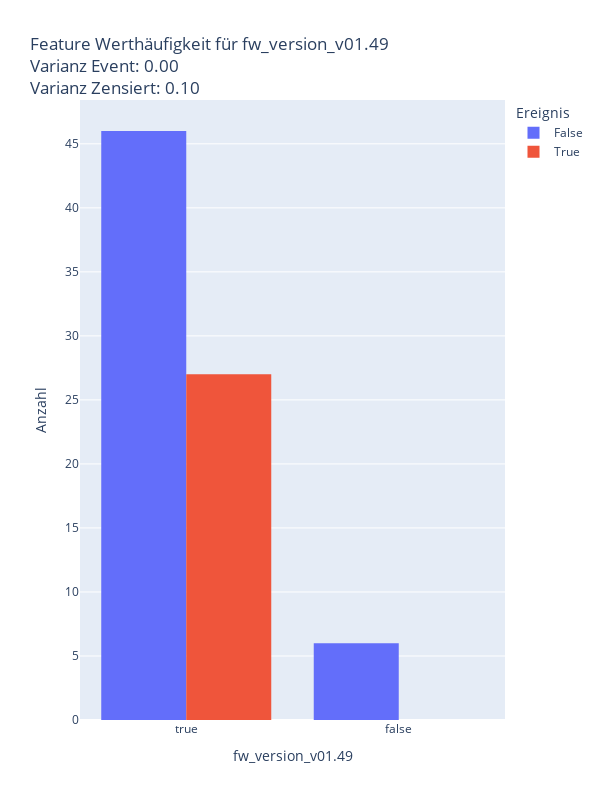
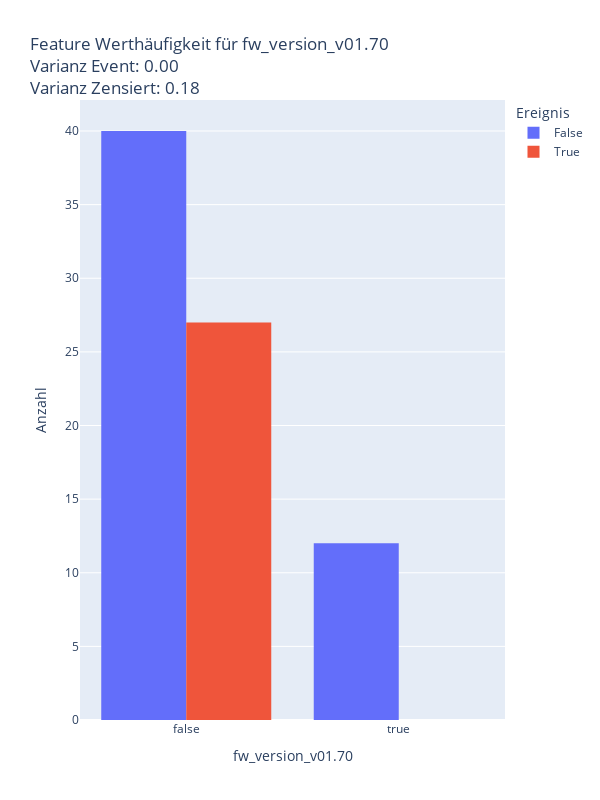
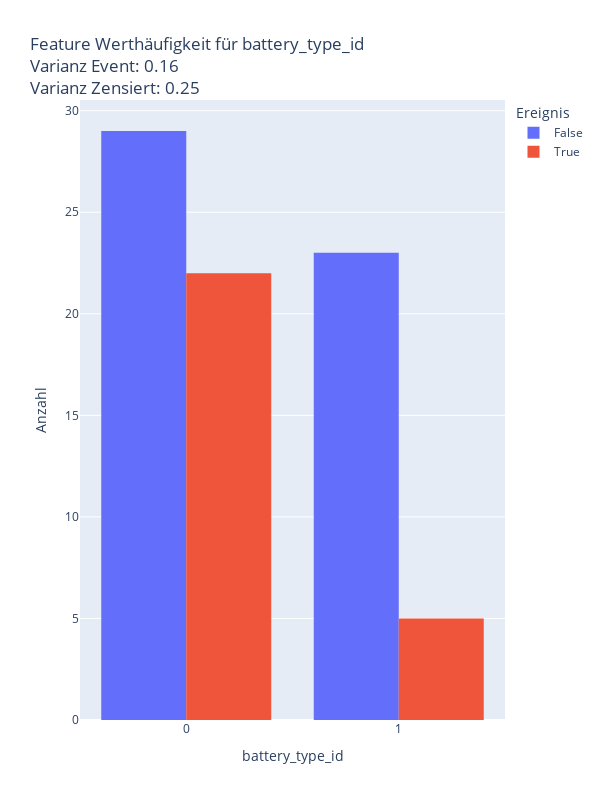
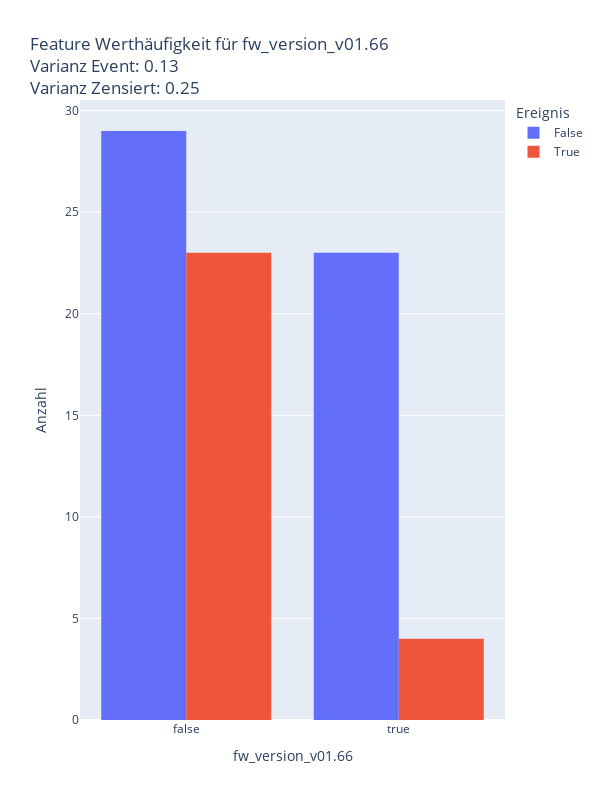

Notebook cell for these charts, in order:
### Code cell
device_uuid_subset = random.sample(list(device_uuids), 40)
surv_df_subset = surv_df[surv_df["device_uuid"].isin(device_uuid_subset)]
event = surv_df_subset["event"].astype(bool)

for feature in features:
    var_events = surv_df_subset.loc[event, feature].var()
    var_cens = surv_df_subset.loc[~event, feature].var()
    print(f"{feature}: {var_events}; {var_cens}")
    if surv_df_subset[feature].nunique() < 5:
        feature_values = surv_df_subset[[feature, "event"]]
        fig = px.histogram(
            feature_values,
            x=feature,
            color="event",
            barmode="group",
            histfunc="count",
            title=f"Feature Werthäufigkeit für {feature}<br>Varianz Event: {var_events:.2f}<br>Varianz Zensiert: {var_cens:.2f}",
            labels={"event": "Ereignis"},
            width=600,
            height=800,
        )
        fig.update_yaxes(title="Anzahl")
        fig.show()
    if var_events <= 0.15 or var_cens <= 0.15:
        print(f"    Feature {feature} will be removed from features.\n")

### Figure 1 — Plotly figure (JSON) as saved in the notebook; plotly's stock layout.template omitted (floating-point values rounded to 4 significant figures)
{"data": [{"alignmentgroup": "True", "bingroup": "x", "histfunc": "count", "hovertemplate": "Ereignis=False<br>fw_version_v01.49=%{x}<br>count=%{y}<extra></extra>", "legendgroup": "False", "marker": {"color": "#636efa", "pattern": {"shape": ""}}, "name": "False", "offsetgroup": "False", "orientation": "v", "showlegend": true, "type": "histogram", "x": [true, true, true, true, true, true, false, true, true, true, true, true, true, true, true, true, true, true, true, true, true, true, true, true, true, true, true, false, false, true, true, true, true, false, true, true, true, true, true, true, true, false, true, true, true, true, false, true, true, true, true, true], "xaxis": "x", "yaxis": "y"}, {"alignmentgroup": "True", "bingroup": "x", "histfunc": "count", "hovertemplate": "Ereignis=True<br>fw_version_v01.49=%{x}<br>count=%{y}<extra></extra>", "legendgroup": "True", "marker": {"color": "#EF553B", "pattern": {"shape": ""}}, "name": "True", "offsetgroup": "True", "orientation": "v", "showlegend": true, "type": "histogram", "x": [true, true, true, true, true, true, true, true, true, true, true, true, true, true, true, true, true, true, true, true, true, true, true, true, true, true, true], "xaxis": "x", "yaxis": "y"}], "layout": {"barmode": "group", "height": 800, "legend": {"title": {"text": "Ereignis"}, "tracegroupgap": 0}, "title": {"text": "Feature Werthäufigkeit für fw_version_v01.49<br>Varianz Event: 0.00<br>Varianz Zensiert: 0.10"}, "width": 600, "xaxis": {"anchor": "y", "domain": [0, 1], "title": {"text": "fw_version_v01.49"}}, "yaxis": {"anchor": "x", "domain": [0, 1], "title": {"text": "Anzahl"}}}}

### Figure 2 — Plotly figure (JSON) as saved in the notebook; plotly's stock layout.template omitted (floating-point values rounded to 4 significant figures)
{"data": [{"alignmentgroup": "True", "bingroup": "x", "histfunc": "count", "hovertemplate": "Ereignis=False<br>fw_version_v01.70=%{x}<br>count=%{y}<extra></extra>", "legendgroup": "False", "marker": {"color": "#636efa", "pattern": {"shape": ""}}, "name": "False", "offsetgroup": "False", "orientation": "v", "showlegend": true, "type": "histogram", "x": [false, false, true, false, false, false, false, false, true, false, false, true, false, false, false, true, false, false, false, false, false, false, false, true, false, false, false, true, true, false, true, false, false, true, false, false, false, false, false, false, false, true, true, false, false, false, true, false, false, false, false, false], "xaxis": "x", "yaxis": "y"}, {"alignmentgroup": "True", "bingroup": "x", "histfunc": "count", "hovertemplate": "Ereignis=True<br>fw_version_v01.70=%{x}<br>count=%{y}<extra></extra>", "legendgroup": "True", "marker": {"color": "#EF553B", "pattern": {"shape": ""}}, "name": "True", "offsetgroup": "True", "orientation": "v", "showlegend": true, "type": "histogram", "x": [false, false, false, false, false, false, false, false, false, false, false, false, false, false, false, false, false, false, false, false, false, false, false, false, false, false, false], "xaxis": "x", "yaxis": "y"}], "layout": {"barmode": "group", "height": 800, "legend": {"title": {"text": "Ereignis"}, "tracegroupgap": 0}, "title": {"text": "Feature Werthäufigkeit für fw_version_v01.70<br>Varianz Event: 0.00<br>Varianz Zensiert: 0.18"}, "width": 600, "xaxis": {"anchor": "y", "domain": [0, 1], "title": {"text": "fw_version_v01.70"}}, "yaxis": {"anchor": "x", "domain": [0, 1], "title": {"text": "Anzahl"}}}}

### Figure 3 — Plotly figure (JSON) as saved in the notebook; plotly's stock layout.template omitted (floating-point values rounded to 4 significant figures)
{"data": [{"alignmentgroup": "True", "bingroup": "x", "histfunc": "count", "hovertemplate": "Ereignis=False<br>battery_type_id=%{x}<br>count=%{y}<extra></extra>", "legendgroup": "False", "marker": {"color": "#636efa", "pattern": {"shape": ""}}, "name": "False", "offsetgroup": "False", "orientation": "v", "showlegend": true, "type": "histogram", "x": [1, 1, 1, 0, 1, 1, 1, 1, 1, 0, 1, 1, 0, 0, 0, 0, 0, 0, 0, 0, 0, 0, 0, 0, 1, 0, 1, 1, 0, 0, 1, 0, 0, 0, 1, 1, 1, 1, 0, 0, 0, 0, 1, 1, 1, 1, 1, 0, 0, 0, 0, 0], "xaxis": "x", "yaxis": "y"}, {"alignmentgroup": "True", "bingroup": "x", "histfunc": "count", "hovertemplate": "Ereignis=True<br>battery_type_id=%{x}<br>count=%{y}<extra></extra>", "legendgroup": "True", "marker": {"color": "#EF553B", "pattern": {"shape": ""}}, "name": "True", "offsetgroup": "True", "orientation": "v", "showlegend": true, "type": "histogram", "x": [0, 1, 1, 1, 0, 0, 0, 0, 0, 0, 0, 0, 0, 0, 1, 1, 0, 0, 0, 0, 0, 0, 0, 0, 0, 0, 0], "xaxis": "x", "yaxis": "y"}], "layout": {"barmode": "group", "height": 800, "legend": {"title": {"text": "Ereignis"}, "tracegroupgap": 0}, "title": {"text": "Feature Werthäufigkeit für battery_type_id<br>Varianz Event: 0.16<br>Varianz Zensiert: 0.25"}, "width": 600, "xaxis": {"anchor": "y", "domain": [0, 1], "title": {"text": "battery_type_id"}}, "yaxis": {"anchor": "x", "domain": [0, 1], "title": {"text": "Anzahl"}}}}

### Figure 4 — Plotly figure (JSON) as saved in the notebook; plotly's stock layout.template omitted (floating-point values rounded to 4 significant figures)
{"data": [{"alignmentgroup": "True", "bingroup": "x", "histfunc": "count", "hovertemplate": "Ereignis=False<br>fw_version_v01.66=%{x}<br>count=%{y}<extra></extra>", "legendgroup": "False", "marker": {"color": "#636efa", "pattern": {"shape": ""}}, "name": "False", "offsetgroup": "False", "orientation": "v", "showlegend": true, "type": "histogram", "x": [false, false, true, false, false, true, true, false, true, false, false, true, false, false, false, true, false, false, false, false, false, false, true, true, true, false, false, true, true, true, true, false, true, true, false, false, false, true, true, false, false, true, true, false, false, false, true, false, true, false, true, true], "xaxis": "x", "yaxis": "y"}, {"alignmentgroup": "True", "bingroup": "x", "histfunc": "count", "hovertemplate": "Ereignis=True<br>fw_version_v01.66=%{x}<br>count=%{y}<extra></extra>", "legendgroup": "True", "marker": {"color": "#EF553B", "pattern": {"shape": ""}}, "name": "True", "offsetgroup": "True", "orientation": "v", "showlegend": true, "type": "histogram", "x": [false, true, false, false, false, false, false, true, true, false, false, false, false, false, false, false, true, false, false, false, false, false, false, false, false, false, false], "xaxis": "x", "yaxis": "y"}], "layout": {"barmode": "group", "height": 800, "legend": {"title": {"text": "Ereignis"}, "tracegroupgap": 0}, "title": {"text": "Feature Werthäufigkeit für fw_version_v01.66<br>Varianz Event: 0.13<br>Varianz Zensiert: 0.25"}, "width": 600, "xaxis": {"anchor": "y", "domain": [0, 1], "title": {"text": "fw_version_v01.66"}}, "yaxis": {"anchor": "x", "domain": [0, 1], "title": {"text": "Anzahl"}}}}
